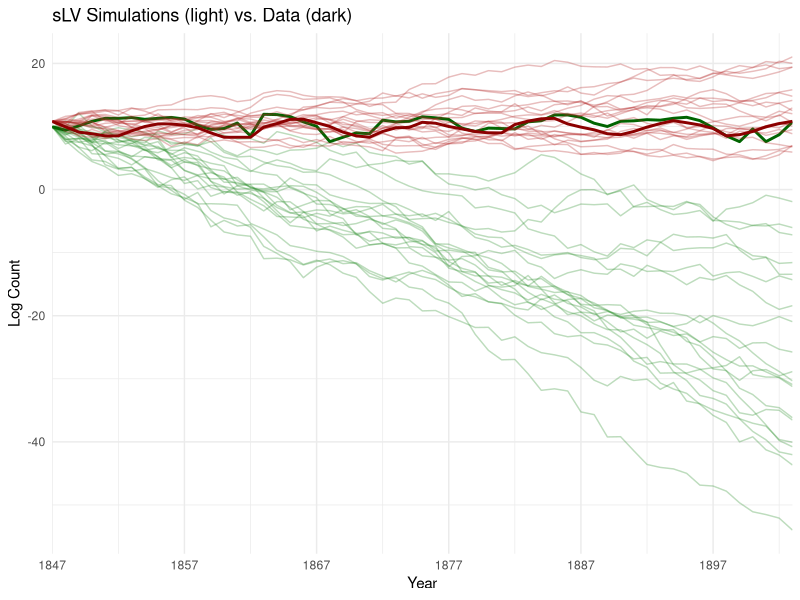
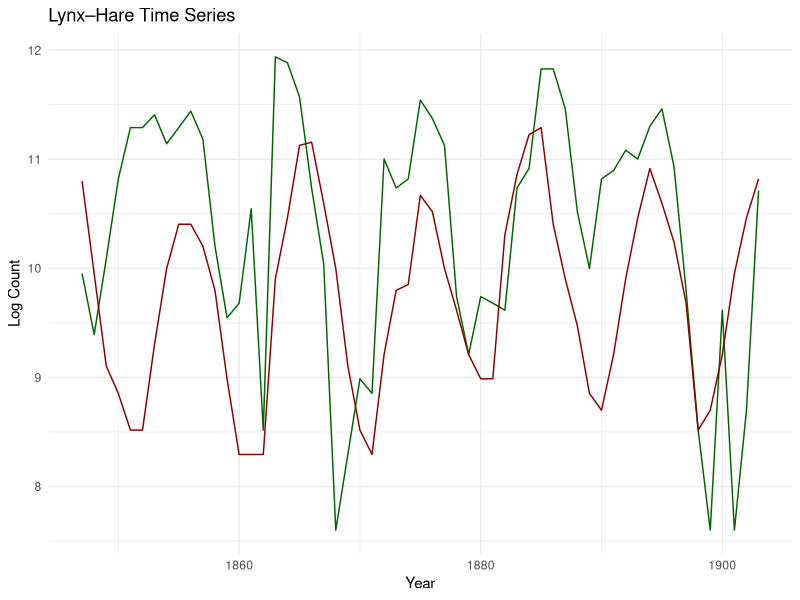
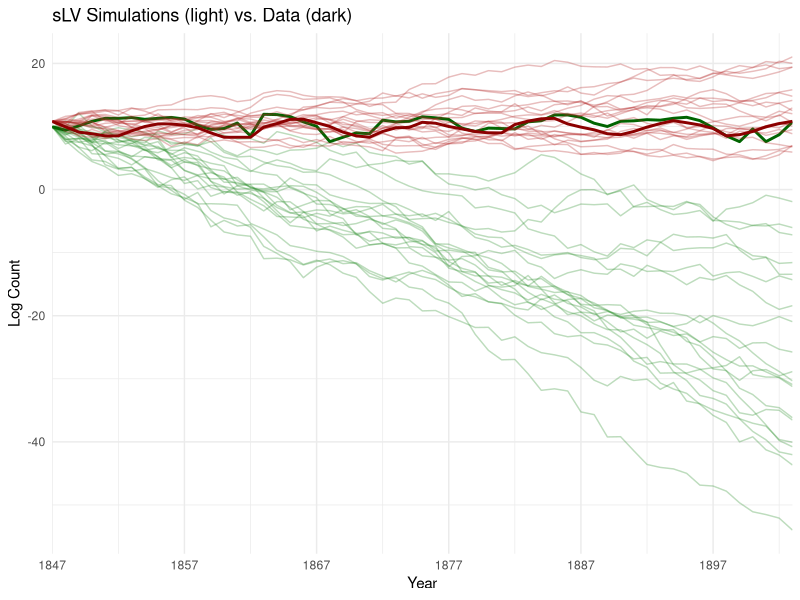

Reproduce these figures in R, in order. (Note: this script raises an error after producing the figures.)
###############################################################################
#  Stochastic Lotka–Volterra SDE fitting + diagnostics for lynx–hare
#  – Reads Lynx–Hare CSV (user must download from repo)
#  – Stage 1: drift estimation via linear regression
#  – Stage 2: diffusion estimation via residual variance
#  – Outputs: time‐series & simulation plots, fit results CSV
#
#  Requirements: readr   dplyr   ggplot2   tibble
#  Author:       Arjun Nair        Date: 2024-05-27
###############################################################################

# 1) Load / Install Required Packages ─────────────────────────────────────────
needed <- c("readr", "dplyr", "ggplot2", "tibble")
for (pkg in needed) {
  if (!requireNamespace(pkg, quietly = TRUE)) {
    install.packages(pkg)
  }
}
library(readr)
library(dplyr)
library(ggplot2)
library(tibble)

# 2) Read & preprocess data ───────────────────────────────────────────────────
#    Make sure “Leigh1968_harelynx.csv” is downloaded into your working directory
data <- read_csv("Leigh1968_harelynx.csv")

# 2.1 Filter non-positive counts then log-transform
data2 <- data %>%
  filter(hare > 0, lynx > 0) %>%
  mutate(
    log_hare = log(hare),
    log_lynx = log(lynx)
  )

# 2.2 Compute one-step log‐increments and rescale
data3_log2 <- data2 %>%
  mutate(
    log_hare_next = lead(log_hare),
    log_lynx_next = lead(log_lynx)
  ) %>%
  filter(!is.na(log_hare_next)) %>%
  mutate(
    delta_log_hare = log_hare_next - log_hare,
    delta_log_lynx  = log_lynx_next - log_lynx,
    hare_s = hare / 1e4,
    lynx_s = lynx / 1e4
  )

# 3) Drift estimation (Stage 1) ────────────────────────────────────────────────
fit_log_hare2 <- lm(delta_log_hare ~ 1 + lynx_s, data = data3_log2)
a_hat <-  coef(fit_log_hare2)["(Intercept)"]
b_hat <- -coef(fit_log_hare2)["lynx_s"]

fit_log_lynx2 <- lm(delta_log_lynx ~ 1 + hare_s, data = data3_log2)
c_hat <- -coef(fit_log_lynx2)["(Intercept)"]
d_hat <-  coef(fit_log_lynx2)["hare_s"]

# 4) Diffusion estimation (Stage 2) ───────────────────────────────────────────
resid_hare <- data3_log2$delta_log_hare -
  (coef(fit_log_hare2)["(Intercept)"] +
     coef(fit_log_hare2)["lynx_s"] * data3_log2$lynx_s)
resid_lynx <- data3_log2$delta_log_lynx -
  (coef(fit_log_lynx2)["(Intercept)"] +
     coef(fit_log_lynx2)["hare_s"] * data3_log2$hare_s)

sigma1_hat <- sqrt(mean(resid_hare^2))
sigma2_hat <- sqrt(mean(resid_lynx^2))

# Report drift & diffusion estimates
cat("Drift estimates:\n")
cat(" a =", round(a_hat,4), " b =", signif(b_hat,3), "\n")
cat(" c =", round(c_hat,4), " d =", signif(d_hat,3), "\n")
cat("Noise estimates:\n")
cat(" sigma1 =", round(sigma1_hat,4), " sigma2 =", round(sigma2_hat,4), "\n\n")

# 5) Simulate sLV trajectories & diagnostics ─────────────────────────────────
set.seed(123)
a <- a_hat; b <- b_hat; c <- c_hat; d <- d_hat
s1 <- sigma1_hat; s2 <- sigma2_hat

n    <- nrow(data3_log2)
M    <- 20
simH <- matrix(NA, n+1, M)
simL <- matrix(NA, n+1, M)
simH[1,] <- data2$log_hare[1]
simL[1,] <- data2$log_lynx[1]

for (j in 1:M) {
  for (k in 1:n) {
    Hk <- simH[k,j]; Lk <- simL[k,j]
    dH <- (a - b*Lk) + s1 * rnorm(1)
    dL <- (-c + d*Hk) + s2 * rnorm(1)
    simH[k+1,j] <- Hk + dH
    simL[k+1,j] <- Lk + dL
  }
}

sim_df <- tibble(
  year         = rep(data2$year[1:(n+1)], times = M),
  sim_log_hare = as.vector(simH),
  sim_log_lynx = as.vector(simL),
  traj         = rep(1:M, each = n+1)
)

# Simulation plot
p_sim <- ggplot() +
  geom_line(data = sim_df,
            aes(year, sim_log_hare, group = traj),
            colour = "forestgreen", alpha = .3) +
  geom_line(data = data2,
            aes(year, log_hare),
            colour = "darkgreen", size = 1) +
  geom_line(data = sim_df,
            aes(year, sim_log_lynx, group = traj),
            colour = "firebrick", alpha = .3) +
  geom_line(data = data2,
            aes(year, log_lynx),
            colour = "darkred", size = 1) +
  scale_x_continuous(limits = c(min(data2$year), max(data2$year)),
                     breaks = seq(min(data2$year), max(data2$year), by = 10),
                     expand = c(0,0)) +
  labs(x = "Year", y = "Log Count",
       title = "sLV Simulations (light) vs. Data (dark)") +
  theme_minimal()

print(p_sim)

# 6) Export plots & results table ────────────────────────────────────────────
# Explicit time‐series plot
p_ts <- ggplot(data2, aes(year)) +
  geom_line(aes(y = log_hare), colour = "darkgreen") +
  geom_line(aes(y = log_lynx), colour = "darkred") +
  labs(x = "Year", y = "Log Count", title = "Lynx–Hare Time Series") +
  theme_minimal()

ggsave("lynx_hare_timeseries.png", p_ts,  width = 6, height = 4, dpi = 300)
ggsave("sLV_simulations.png",       p_sim, width = 6, height = 4, dpi = 300)

results <- tibble(
  parameter = c("a","b","c","d","sigma1","sigma2",
                "rmse_hare","rmse_lynx",
                "obs_cycle_mean","obs_cycle_sd",
                "sim_cycle_mean","sim_cycle_sd"),
  estimate  = c(a_hat, b_hat, c_hat, d_hat, sigma1_hat, sigma2_hat,
                sqrt(mean((sim_df %>%
                             group_by(year) %>%
                             summarize(mean_log_hare = mean(sim_log_hare)) %>%
                             left_join(data2 %>% select(year, log_hare), by="year") %>%
                             pull(mean_log_hare) - data2$log_hare)^2)),
                sqrt(mean((sim_df %>%
                             group_by(year) %>%
                             summarize(mean_log_lynx = mean(sim_log_lynx)) %>%
                             left_join(data2 %>% select(year, log_lynx), by="year") %>%
                             pull(mean_log_lynx) - data2$log_lynx)^2)),
                mean(diff(find_peaks(data2$log_hare, data2$year))),
                sd(diff(find_peaks(data2$log_hare, data2$year))),
                mean(unlist(lapply(split(sim_df, sim_df$traj),
                                   function(df) diff(find_peaks(df$sim_log_hare, df$year))))),
                sd(unlist(lapply(split(sim_df, sim_df$traj),
                                 function(df) diff(find_peaks(df$sim_log_hare, df$year))))))
)
write_csv(results, "sLV_fit_results.csv")

message("Plots and results saved to working directory.")
